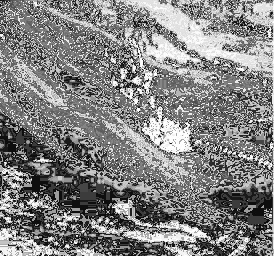
#> input picture enh_wiki_by_cdf.jpg, 274 x 256 px
$ python plots.py
#> lines starting #> are read from the running program, lines starting #| are printed output that depends on the picture

import matplotlib.pyplot as plt;
import matplotlib.image as pimg;
import numpy as np

img2 = pimg.imread("./enh_wiki_by_cdf.jpg");
#> img2 is the input picture: shape (256, 274); min 7, max 255, mean 130.4


img1 = pimg.imread("./wiki.jpg");
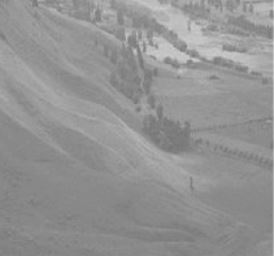
#> input picture wiki.jpg, 274 x 256 px
#> img1 is the input picture: shape (256, 274, 3); min 117, max 209, mean 147


def plotHistogram(title,img):

    # if(np.shape(img)[-1]>1):
    #     for i in range(np.shape(img)[-1]):

    plt.plot(x,y);
    plt.xlabel("pixel values")
    plt.ylabel("frequency")
    plt.title(title)
    plt.show()

fig, axes = plt.subplots(nrows=2, ncols=2, figsize=(8, 8))
x1,y1 = np.unique(img1,return_counts=True)
#> x1 = 91 values from 117 to 209; y1 = 91 values, max 12243 at index 20, min 3 at index 89, mean 2312.4
axes[0, 0].bar(x1, y1)
axes[0, 0].set_title('Original Image Scale')

x2,y2 = np.unique(img2,return_counts=True)
#> x2 = 249 values from 7 to 255; y2 = 249 values, max 1444 at index 53, min 1 at index 0, mean 281.7
axes[0, 1].bar(x2, y2)
axes[0, 1].set_title('histogram equalized')
plt.tight_layout()

# Show the plots
plt.show()
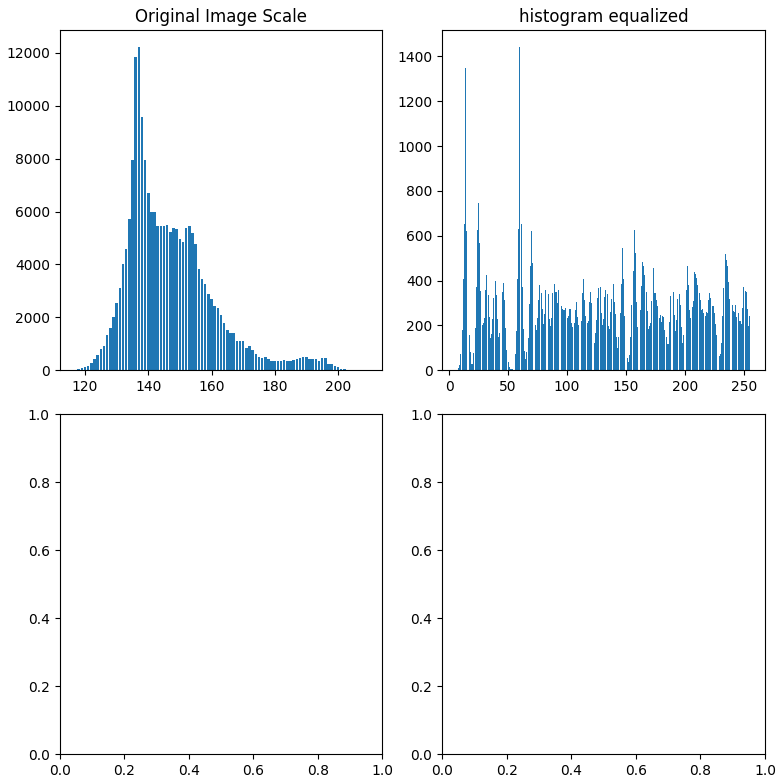
#> figure drawn by matplotlib, 2 panels; panel 1: tallest bar 12243 high, from x = 136.6 to 137.4; panel 2: tallest bar 1444 high, from x = 59.6 to 60.4
# plotHistogram("gray scale ",img1)
# plotHistogram("Intensity Sliced ",img1)
